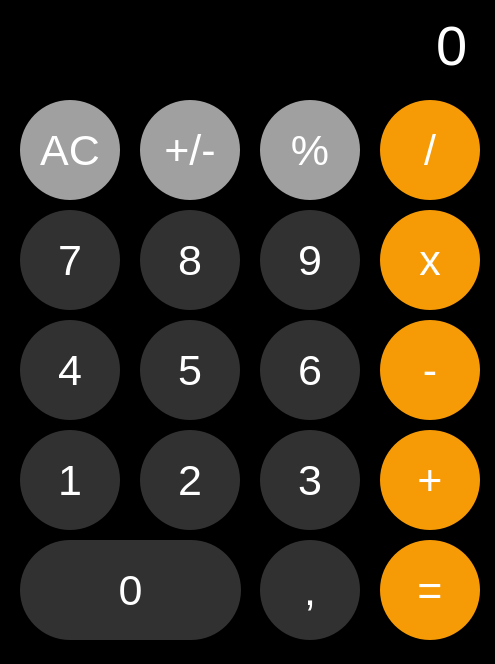
<?xml version="1.0" encoding="UTF-8"?>
<ui version="4.0">
 <class>Calculator</class>
 <widget class="QMainWindow" name="Calculator">
  <property name="geometry">
   <rect>
    <x>0</x>
    <y>0</y>
    <width>495</width>
    <height>664</height>
   </rect>
  </property>
  <property name="windowTitle">
   <string>Calculator</string>
  </property>
  <property name="layoutDirection">
   <enum>Qt::RightToLeft</enum>
  </property>
  <property name="styleSheet">
   <string notr="true">background-color: rgb(0, 0, 0);</string>
  </property>
  <widget class="QWidget" name="centralwidget">
   <widget class="QPushButton" name="Button7">
    <property name="geometry">
     <rect>
      <x>20</x>
      <y>210</y>
      <width>100</width>
      <height>100</height>
     </rect>
    </property>
    <property name="font">
     <font>
      <family>Arial</family>
      <pointsize>32</pointsize>
     </font>
    </property>
    <property name="styleSheet">
     <string notr="true">QPushButton
{
  border:none;
  border-radius:50px;
  background-color:rgb(49,49,49);
  color:rgb(255,255,255);
  min-width:100px;
  min-height:100px;
  max-width:100px;
  max-height:100px;
  padding:0;
}</string>
    </property>
    <property name="text">
     <string>7</string>
    </property>
   </widget>
   <widget class="QPushButton" name="Button8">
    <property name="geometry">
     <rect>
      <x>140</x>
      <y>210</y>
      <width>100</width>
      <height>100</height>
     </rect>
    </property>
    <property name="font">
     <font>
      <family>Arial</family>
      <pointsize>32</pointsize>
     </font>
    </property>
    <property name="styleSheet">
     <string notr="true">QPushButton
{
  border:none;
  border-radius:50px;
  background-color:rgb(49,49,49);
  color:rgb(255,255,255);
  min-width:100px;
  min-height:100px;
  max-width:100px;
  max-height:100px;
  padding:0;
}</string>
    </property>
    <property name="text">
     <string>8</string>
    </property>
   </widget>
   <widget class="QPushButton" name="Divide">
    <property name="geometry">
     <rect>
      <x>380</x>
      <y>100</y>
      <width>100</width>
      <height>100</height>
     </rect>
    </property>
    <property name="font">
     <font>
      <family>Arial</family>
      <pointsize>32</pointsize>
     </font>
    </property>
    <property name="styleSheet">
     <string notr="true">QPushButton
{
  border:none;
  border-radius:50px;
  background-color:rgb(246,154,6);
  color:rgb(255,255,255);
  min-width:100px;
  min-height:100px;
  max-width:100px;
  max-height:100px;
  padding:0;
}</string>
    </property>
    <property name="text">
     <string>/</string>
    </property>
   </widget>
   <widget class="QPushButton" name="Multiply">
    <property name="geometry">
     <rect>
      <x>380</x>
      <y>210</y>
      <width>100</width>
      <height>100</height>
     </rect>
    </property>
    <property name="font">
     <font>
      <family>Arial</family>
      <pointsize>32</pointsize>
     </font>
    </property>
    <property name="styleSheet">
     <string notr="true">QPushButton
{
  border:none;
  border-radius:50px;
  background-color:rgb(246,154,6);
  color:rgb(255,255,255);
  min-width:100px;
  min-height:100px;
  max-width:100px;
  max-height:100px;
  padding:0;
}</string>
    </property>
    <property name="text">
     <string>x</string>
    </property>
   </widget>
   <widget class="QPushButton" name="Button4">
    <property name="geometry">
     <rect>
      <x>20</x>
      <y>320</y>
      <width>100</width>
      <height>100</height>
     </rect>
    </property>
    <property name="font">
     <font>
      <family>Arial</family>
      <pointsize>32</pointsize>
     </font>
    </property>
    <property name="styleSheet">
     <string notr="true">QPushButton
{
  border:none;
  border-radius:50px;
  background-color:rgb(49,49,49);
  color:rgb(255,255,255);
  min-width:100px;
  min-height:100px;
  max-width:100px;
  max-height:100px;
  padding:0;
}</string>
    </property>
    <property name="text">
     <string>4</string>
    </property>
   </widget>
   <widget class="QPushButton" name="Button5">
    <property name="geometry">
     <rect>
      <x>140</x>
      <y>320</y>
      <width>100</width>
      <height>100</height>
     </rect>
    </property>
    <property name="font">
     <font>
      <family>Arial</family>
      <pointsize>32</pointsize>
     </font>
    </property>
    <property name="styleSheet">
     <string notr="true">QPushButton
{
  border:none;
  border-radius:50px;
  background-color:rgb(49,49,49);
  color:rgb(255,255,255);
  min-width:100px;
  min-height:100px;
  max-width:100px;
  max-height:100px;
  padding:0;
}</string>
    </property>
    <property name="text">
     <string>5</string>
    </property>
   </widget>
   <widget class="QPushButton" name="Button6">
    <property name="geometry">
     <rect>
      <x>260</x>
      <y>320</y>
      <width>100</width>
      <height>100</height>
     </rect>
    </property>
    <property name="font">
     <font>
      <family>Arial</family>
      <pointsize>32</pointsize>
     </font>
    </property>
    <property name="styleSheet">
     <string notr="true">QPushButton
{
  border:none;
  border-radius:50px;
  background-color:rgb(49,49,49);
  color:rgb(255,255,255);
  min-width:100px;
  min-height:100px;
  max-width:100px;
  max-height:100px;
  padding:0;
}</string>
    </property>
    <property name="text">
     <string>6</string>
    </property>
   </widget>
   <widget class="QPushButton" name="Subtract">
    <property name="geometry">
     <rect>
      <x>380</x>
      <y>320</y>
      <width>100</width>
      <height>100</height>
     </rect>
    </property>
    <property name="font">
     <font>
      <family>Arial</family>
      <pointsize>32</pointsize>
     </font>
    </property>
    <property name="styleSheet">
     <string notr="true">QPushButton
{
  border:none;
  border-radius:50px;
  background-color:rgb(246,154,6);
  color:rgb(255,255,255);
  min-width:100px;
  min-height:100px;
  max-width:100px;
  max-height:100px;
  padding:0;
}</string>
    </property>
    <property name="text">
     <string>-</string>
    </property>
   </widget>
   <widget class="QPushButton" name="Button1">
    <property name="geometry">
     <rect>
      <x>20</x>
      <y>430</y>
      <width>100</width>
      <height>100</height>
     </rect>
    </property>
    <property name="font">
     <font>
      <family>Arial</family>
      <pointsize>32</pointsize>
     </font>
    </property>
    <property name="styleSheet">
     <string notr="true">QPushButton
{
  border:none;
  border-radius:50px;
  background-color:rgb(49,49,49);
  color:rgb(255,255,255);
  min-width:100px;
  min-height:100px;
  max-width:100px;
  max-height:100px;
  padding:0;
}</string>
    </property>
    <property name="text">
     <string>1</string>
    </property>
   </widget>
   <widget class="QPushButton" name="Button2">
    <property name="geometry">
     <rect>
      <x>140</x>
      <y>430</y>
      <width>100</width>
      <height>100</height>
     </rect>
    </property>
    <property name="font">
     <font>
      <family>Arial</family>
      <pointsize>32</pointsize>
     </font>
    </property>
    <property name="styleSheet">
     <string notr="true">QPushButton
{
  border:none;
  border-radius:50px;
  background-color:rgb(49,49,49);
  color:rgb(255,255,255);
  min-width:100px;
  min-height:100px;
  max-width:100px;
  max-height:100px;
  padding:0;
}</string>
    </property>
    <property name="text">
     <string>2</string>
    </property>
   </widget>
   <widget class="QPushButton" name="Button3">
    <property name="geometry">
     <rect>
      <x>260</x>
      <y>430</y>
      <width>100</width>
      <height>100</height>
     </rect>
    </property>
    <property name="font">
     <font>
      <family>Arial</family>
      <pointsize>32</pointsize>
     </font>
    </property>
    <property name="styleSheet">
     <string notr="true">QPushButton
{
  border:none;
  border-radius:50px;
  background-color:rgb(49,49,49);
  color:rgb(255,255,255);
  min-width:100px;
  min-height:100px;
  max-width:100px;
  max-height:100px;
  padding:0;
}</string>
    </property>
    <property name="text">
     <string>3</string>
    </property>
   </widget>
   <widget class="QPushButton" name="Add">
    <property name="geometry">
     <rect>
      <x>380</x>
      <y>430</y>
      <width>100</width>
      <height>100</height>
     </rect>
    </property>
    <property name="font">
     <font>
      <family>Arial</family>
      <pointsize>32</pointsize>
     </font>
    </property>
    <property name="styleSheet">
     <string notr="true">QPushButton
{
  border:none;
  border-radius:50px;
  background-color:rgb(246,154,6);
  color:rgb(255,255,255);
  min-width:100px;
  min-height:100px;
  max-width:100px;
  max-height:100px;
  padding:0;
}</string>
    </property>
    <property name="text">
     <string>+</string>
    </property>
   </widget>
   <widget class="QPushButton" name="Button0">
    <property name="geometry">
     <rect>
      <x>20</x>
      <y>540</y>
      <width>221</width>
      <height>100</height>
     </rect>
    </property>
    <property name="font">
     <font>
      <family>Arial</family>
      <pointsize>32</pointsize>
     </font>
    </property>
    <property name="styleSheet">
     <string notr="true">QPushButton
{
  border:none;
  border-radius:50px;
  background-color:rgb(49,49,49);
  color:rgb(255,255,255);
  min-width:100px;
  min-height:100px;
  padding:0;
}</string>
    </property>
    <property name="text">
     <string>0</string>
    </property>
   </widget>
   <widget class="QPushButton" name="Button9">
    <property name="geometry">
     <rect>
      <x>260</x>
      <y>210</y>
      <width>100</width>
      <height>100</height>
     </rect>
    </property>
    <property name="font">
     <font>
      <family>Arial</family>
      <pointsize>32</pointsize>
     </font>
    </property>
    <property name="styleSheet">
     <string notr="true">QPushButton
{
  border:none;
  border-radius:50px;
  background-color:rgb(49,49,49);
  color:rgb(255,255,255);
  min-width:100px;
  min-height:100px;
  max-width:100px;
  max-height:100px;
  padding:0;
}</string>
    </property>
    <property name="text">
     <string>9</string>
    </property>
   </widget>
   <widget class="QPushButton" name="FloatingPoint">
    <property name="geometry">
     <rect>
      <x>260</x>
      <y>540</y>
      <width>100</width>
      <height>100</height>
     </rect>
    </property>
    <property name="font">
     <font>
      <family>Arial</family>
      <pointsize>32</pointsize>
     </font>
    </property>
    <property name="styleSheet">
     <string notr="true">QPushButton
{
  border:none;
  border-radius:50px;
  background-color:rgb(49,49,49);
  color:rgb(255,255,255);
  min-width:100px;
  min-height:100px;
  max-width:100px;
  max-height:100px;
  padding:0;
}</string>
    </property>
    <property name="text">
     <string>,</string>
    </property>
   </widget>
   <widget class="QPushButton" name="Clear">
    <property name="geometry">
     <rect>
      <x>20</x>
      <y>100</y>
      <width>100</width>
      <height>100</height>
     </rect>
    </property>
    <property name="font">
     <font>
      <family>Arial</family>
      <pointsize>32</pointsize>
     </font>
    </property>
    <property name="styleSheet">
     <string notr="true">QPushButton
{
  border:none;
  border-radius:50px;
  background-color:rgb(160,160,160);
  color:rgb(255,255,255);
  min-width:100px;
  min-height:100px;
  max-width:100px;
  max-height:100px;
  padding:0;
}</string>
    </property>
    <property name="text">
     <string>AC</string>
    </property>
   </widget>
   <widget class="QPushButton" name="ChangeSign">
    <property name="geometry">
     <rect>
      <x>140</x>
      <y>100</y>
      <width>100</width>
      <height>100</height>
     </rect>
    </property>
    <property name="font">
     <font>
      <family>Arial</family>
      <pointsize>32</pointsize>
     </font>
    </property>
    <property name="styleSheet">
     <string notr="true">QPushButton
{
  border:none;
  border-radius:50px;
  background-color:rgb(160,160,160);
  color:rgb(255,255,255);
  min-width:100px;
  min-height:100px;
  max-width:100px;
  max-height:100px;
  padding:0;
}</string>
    </property>
    <property name="text">
     <string>+/-</string>
    </property>
   </widget>
   <widget class="QPushButton" name="Probabiliity">
    <property name="geometry">
     <rect>
      <x>260</x>
      <y>100</y>
      <width>100</width>
      <height>100</height>
     </rect>
    </property>
    <property name="font">
     <font>
      <family>Arial</family>
      <pointsize>32</pointsize>
     </font>
    </property>
    <property name="styleSheet">
     <string notr="true">QPushButton
{
  border:none;
  border-radius:50px;
  background-color:rgb(160,160,160);
  color:rgb(255,255,255);
  min-width:100px;
  min-height:100px;
  max-width:100px;
  max-height:100px;
  padding:0;
}</string>
    </property>
    <property name="text">
     <string>%</string>
    </property>
   </widget>
   <widget class="QPushButton" name="Equals">
    <property name="geometry">
     <rect>
      <x>380</x>
      <y>540</y>
      <width>100</width>
      <height>100</height>
     </rect>
    </property>
    <property name="font">
     <font>
      <family>Arial</family>
      <pointsize>32</pointsize>
     </font>
    </property>
    <property name="styleSheet">
     <string notr="true">QPushButton
{
  border:none;
  border-radius:50px;
  background-color:rgb(246,154,6);
  color:rgb(255,255,255);
  min-width:100px;
  min-height:100px;
  max-width:100px;
  max-height:100px;
  padding:0;
}</string>
    </property>
    <property name="text">
     <string>=</string>
    </property>
   </widget>
   <widget class="QLineEdit" name="Display">
    <property name="geometry">
     <rect>
      <x>20</x>
      <y>10</y>
      <width>451</width>
      <height>71</height>
     </rect>
    </property>
    <property name="font">
     <font>
      <family>Arial</family>
      <pointsize>42</pointsize>
     </font>
    </property>
    <property name="styleSheet">
     <string notr="true">QLineEdit
{
  border:none;
  color:rgb(255,255,255);
}</string>
    </property>
    <property name="text">
     <string>0</string>
    </property>
    <property name="alignment">
     <set>Qt::AlignRight|Qt::AlignTrailing|Qt::AlignVCenter</set>
    </property>
   </widget>
  </widget>
 </widget>
 <resources/>
 <connections/>
</ui>
